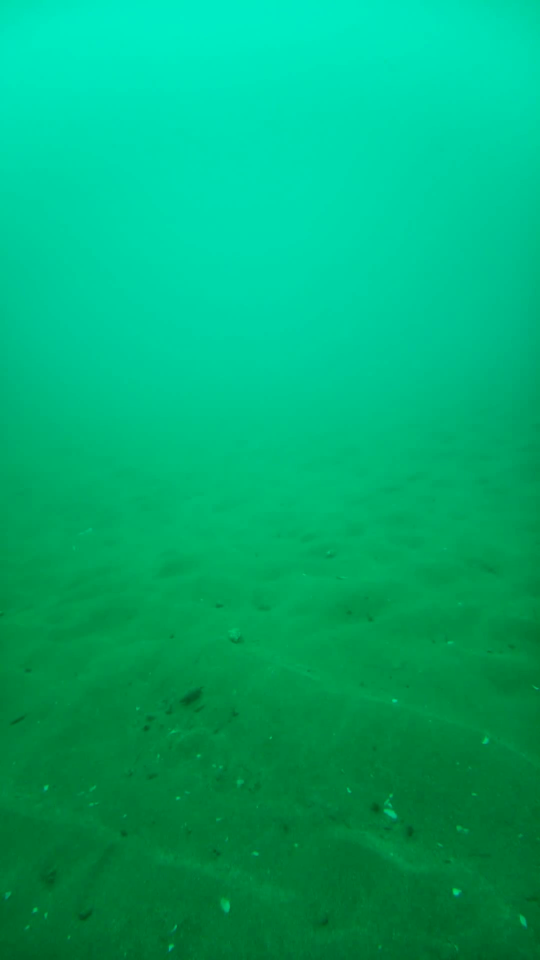
#> input picture frame 80 of Fish Spotter Snips/ALG_SC_11_2024-07-08_12-00-41_track10002_142-438_20260312_104745/snippet.mp4, 1080 x 1920 px (shown at 1/2 size)
$ python sharp_crops.py   (older library calls are emulated)
#> lines starting #> are read from the running program, lines starting #| are printed output that depends on the picture
import cv2, numpy as np, os
def mid(path):
    try:
        cap=cv2.VideoCapture(path); n=int(cap.get(cv2.CAP_PROP_FRAME_COUNT)); cap.set(cv2.CAP_PROP_POS_FRAMES, n//2); ok,f=cap.read(); cap.release(); return f if ok else None
#> in mid, f is the input picture: shape (1920, 1080, 3); mean B, G, R 113.3, 172.3, 0
    except Exception: return None
def sharp(f): return cv2.Laplacian(cv2.cvtColor(f, cv2.COLOR_BGR2GRAY), cv2.CV_64F).var()
def temporal_noise(path, k=12):
    cap=cv2.VideoCapture(path); n=int(cap.get(cv2.CAP_PROP_FRAME_COUNT)); cap.set(cv2.CAP_PROP_POS_FRAMES, n//2); fr=[]
    for _ in range(k):
        ok,f=cap.read()
        if not ok: break
        fr.append(cv2.cvtColor(f, cv2.COLOR_BGR2GRAY).astype(np.float32))
    cap.release(); d=[np.abs(fr[i+1]-fr[i]).mean() for i in range(len(fr)-1)]; return float(np.mean(d)) if d else 0
clips=["CYM_Farm_S_2026-05-27_08-00_wrassepollack0000488","NORF-1_2026-06-13_11-01_track_manual_9473-9601_2","ATLMAR_2025-09-27_11-00-46_track_manual_70-415_2"]
recipes=["cas","dn_us","lc_cas","nlm_cas"]
for c in clips:
    o=mid(f"clips/{c}/snippet.mp4"); H,W=o.shape[:2]; cx,cy=W//2,H//2
#> after `H, W = o.shape[:2]`: H = 1920; W = 1080
#> after `cx, cy = (W // 2, H // 2)`: cx = 540; cy = 960
    crop=lambda f: cv2.resize(f[cy-135:cy+135, cx-240:cx+240], (960,540), interpolation=cv2.INTER_NEAREST)
    tiles=[crop(o)]; names=["orig"]; print(f"{c[:40]}  orig sharp={sharp(o):.1f} tnoise={temporal_noise(f'clips/{c}/snippet.mp4'):.2f}")
#> in temporal_noise, `n = int(cap.get(cv2.CAP_PROP_FRAME_COUNT))`: n = 161
#> after the loop in temporal_noise, `for _ in range(k):`: fr = 12 items
#> in temporal_noise, `d = [np.abs(fr[i + 1] - fr[i]).mean() for i in range(len(fr) - 1)]`: d = [0.0998, 0.0962, 0.0755, 0.39, 0.16, 0.123, 0.0842, 0.0768, 0.0958, 0.105, 0.0975]
#| CYM_Farm_S_2026-05-27_08-00_wrassepollac  orig sharp=1.2 tnoise=0.13
    for r in recipes:
        p=f"out_sharp/{c}_{r}.mp4"; f=mid(p) if os.path.isfile(p) else None
        if f is None: continue
        tiles.append(crop(f)); names.append(r); print(f"    {r:8s} sharp={sharp(f):.1f} ({sharp(f)/sharp(o):.2f}x) tnoise={temporal_noise(p):.2f}")
    for t,nm in zip(tiles,names): cv2.putText(t, nm, (10,32), cv2.FONT_HERSHEY_SIMPLEX, 0.9, (255,255,255), 2, cv2.LINE_AA)
#> this loop made 1 pass
#> nm on pass 1: 'orig'
    while len(tiles)%2: tiles.append(np.zeros_like(tiles[0]))
#> this loop made 1 pass
#> after the loop, tiles = 2 items
    cv2.imwrite(f"out_sharp/{c}_crops.jpg", np.vstack([np.hstack(tiles[i:i+2]) for i in range(0,len(tiles),2)]), [cv2.IMWRITE_JPEG_QUALITY, 90])
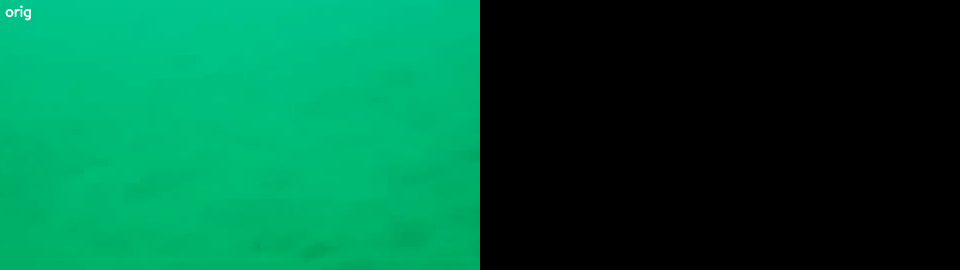
#> saved as CYM_Farm_S_2026-05-27_08-00_wrassepollack0000488_crops.jpg: shape (540, 1920, 3) (shown at 1/2 size); mean B, G, R 59.1, 92.7, 0.1
